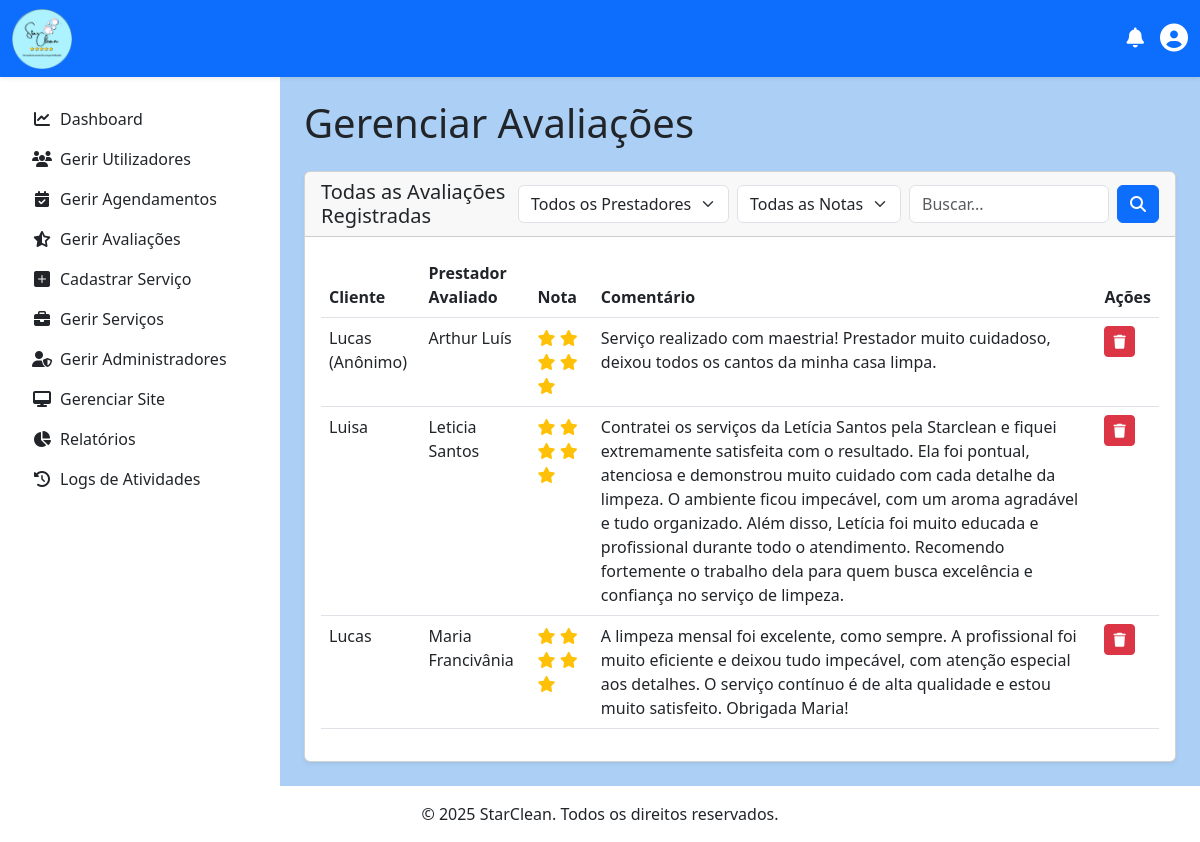
Page /admin/gerir_avaliacoes.php (signed in) on the committed database.
### tables this page shows
CREATE TABLE `avaliacao_prestador` (
  `id` int(11) NOT NULL,
  `Cliente_id` int(11) NOT NULL,
  `Prestador_id` int(11) NOT NULL,
  `nota` int(11) DEFAULT NULL,
  `comentario` text DEFAULT NULL,
  `oculto` tinyint(1) NOT NULL DEFAULT 0
);

CREATE TABLE `cliente` (
  `id` int(11) NOT NULL,
  `nome` varchar(45) NOT NULL,
  `sobrenome` varchar(45) NOT NULL,
  `email` varchar(150) NOT NULL,
  `data_nascimento` date NOT NULL,
  `telefone` varchar(20) NOT NULL,
  `cpf` varchar(14) NOT NULL,
  `password` varchar(255) NOT NULL,
  `receber_notificacoes_email` tinyint(1) NOT NULL DEFAULT 1,
  `criado_em` timestamp NOT NULL DEFAULT current_timestamp(),
  `atualizado_em` timestamp NOT NULL DEFAULT current_timestamp() ON UPDATE current_timestamp()
);

CREATE TABLE `prestador` (
  `id` int(11) NOT NULL,
  `nome` varchar(100) NOT NULL,
  `sobrenome` varchar(100) NOT NULL,
  `cpf` varchar(18) NOT NULL,
  `email` varchar(150) NOT NULL,
  `telefone` varchar(20) NOT NULL,
  `especialidade` varchar(100) NOT NULL,
  `password` varchar(255) NOT NULL,
  `receber_notificacoes_email` tinyint(1) NOT NULL DEFAULT 1,
  `descricao` text NOT NULL,
  `criado_em` timestamp NOT NULL DEFAULT current_timestamp(),
  `atualizado_em` timestamp NOT NULL DEFAULT current_timestamp() ON UPDATE current_timestamp(),
  `Administrador_id` int(11) NOT NULL
);

### admin/gerir_avaliacoes.php (the view, shortened to what this page needs)
<?php
$avaliacoes = [];
$filtro_prestador = $_GET['prestador_id'] ?? '';
$filtro_nota = $_GET['nota'] ?? '';
$termo_busca = $_GET['q'] ?? '';
try {
    $pdo = obterConexaoPDO();
    $sql = "SELECT av.id, c.nome as nome_cliente, p.nome as nome_prestador, av.nota, av.comentario, av.oculto
         FROM avaliacao_prestador av
         JOIN cliente c ON av.Cliente_id = c.id
         JOIN prestador p ON av.Prestador_id = p.id";
    $params = [];
    $sql .= " ORDER BY av.id DESC";
    $stmt = $pdo->prepare($sql);
    $stmt->execute($params);
    $avaliacoes = $stmt->fetchAll(PDO::FETCH_ASSOC);
} catch (PDOException $e) {
    $mensagem_erro = "Erro ao carregar as avaliações.";
    error_log("Erro em gerir_avaliacoes.php: " . $e->getMessage());
}
include '../includes/header.php';
include '../includes/navbar_logged_in.php';
?>
        <?php include '../includes/menu.php'; ?>
<main class="d-flex">
    <?php include '../includes/sidebar.php'; ?>
    <div class="container-fluid p-4 flex-grow-1">
        <h1 class="mb-4">Gerenciar Avaliações</h1>
        <div class="card shadow-sm">
            <div class="card-header d-flex justify-content-between align-items-center">
                <h5 class="mb-0">Todas as Avaliações Registradas</h5>
                <form method="GET" action="gerir_avaliacoes.php" class="d-flex align-items-center gap-2">
                    <select name="prestador_id" class="form-select" style="width: auto;">
                        <option value="">Todos os Prestadores</option>
                    </select>
                    <select name="nota" class="form-select" style="width: auto;">
                        <option value="">Todas as Notas</option>
                    </select>
                    <input class="form-control" type="search" name="q" placeholder="Buscar..." value="<?= htmlspecialchars($termo_busca) ?>" style="width: 200px;">
                    <button class="btn btn-primary" type="submit"><i class="fas fa-search"></i></button>
                </form>
            </div>
            <div class="card-body">
                <div class="table-responsive">
                    <table class="table table-hover">
                        <thead>
                            <tr>
                                <th>Cliente</th>
                                <th>Prestador Avaliado</th>
                                <th>Nota</th>
                                <th>Comentário</th>
                                <th>Ações</th>
                            </tr>
                        </thead>
                        <tbody>
                            <?php if (empty($avaliacoes)): ?>
                                <?php if (!empty($termo_busca) || !empty($filtro_nota) || !empty($filtro_prestador)): ?>
                                    <tr><td colspan="5" class="text-center">Nenhuma avaliação encontrada para os filtros aplicados.</td></tr>
                                <?php else: ?>
                                    <tr><td colspan="5" class="text-center">Nenhuma avaliação encontrada.</td></tr>
                                <?php endif; ?>
                            <?php else: ?>
                                <?php foreach ($avaliacoes as $avaliacao): ?>
                                    <tr>
                                        <td><?= $avaliacao['oculto'] ? htmlspecialchars($avaliacao['nome_cliente']) . ' (Anônimo)' : htmlspecialchars($avaliacao['nome_cliente']) ?></td>
                                        <td><?= htmlspecialchars($avaliacao['nome_prestador']) ?></td>
                                        <td>
                                            <span class="text-warning">
                                                <?php for ($i = 1; $i <= 5; $i++): ?>
                                                    <i class="<?= ($i <= $avaliacao['nota']) ? 'fas' : 'far' ?> fa-star"></i>
                                                <?php endfor; ?>
                                            </span>
                                        </td>
                                        <td><?= htmlspecialchars($avaliacao['comentario'] ?: 'N/A') ?></td>
                                        <td>
                                            <a href="excluir_avaliacao.php?id=<?= $avaliacao['id'] ?>" class="btn btn-sm btn-danger" onclick="return confirm('Tem certeza que deseja excluir esta avaliação? Esta ação não pode ser desfeita.');" title="Excluir Avaliação">
                                                <i class="fas fa-trash"></i>
                                            </a>
                                        </td>
                                    </tr>
                                <?php endforeach; ?>
                            <?php endif; ?>
                        </tbody>
                    </table>
                </div>
            </div>
        </div>
    </div>
</main>
<?php include '../includes/footer.php'; ?>

### includes/star_clean.css (style rules this page uses)
body { padding-top: 75px; }
.card-body { min-height: 220px; }
.card { transition: transform 0.3s ease, box-shadow 0.3s ease; }
@media (min-width: 768px) { main.d-flex > .flex-grow-1 { margin-left: 280px; } }
main.d-flex { flex-grow: 1; }

### rows in the picture
avaliacao_prestador: Cliente.nome "Lucas", Prestador.nome "Arthur Luís", nota 5 (drawn), comentario "Serviço realizado com maestria! Prestador muito cuidadoso, deixou todos os cantos da minha casa limpa."
avaliacao_prestador: Cliente.nome "Luisa", Prestador.nome "Leticia Santos", nota 5 (drawn), comentario "Contratei os serviços da Letícia Santos pela Starclean e fiquei extremamente satisfeita com o resultado. Ela foi pontual, atenciosa e demonstrou muito cuidado com cada detalhe da limpeza. O ambiente ficou impecável, com um aroma agradável e tudo organizado. Além disso, Letícia foi muito educada e profissional durante todo o atendimento. Recomendo fortemente o trabalho dela para quem busca excelência e confiança no serviço de limpeza."
avaliacao_prestador: Cliente.nome "Lucas", Prestador.nome "Maria Francivânia", nota 5 (drawn), comentario "A limpeza mensal foi excelente, como sempre. A profissional foi muito eficiente e deixou tudo impecável, com atenção especial aos detalhes. O serviço contínuo é de alta qualidade e estou muito satisfeito. Obrigada Maria!"
